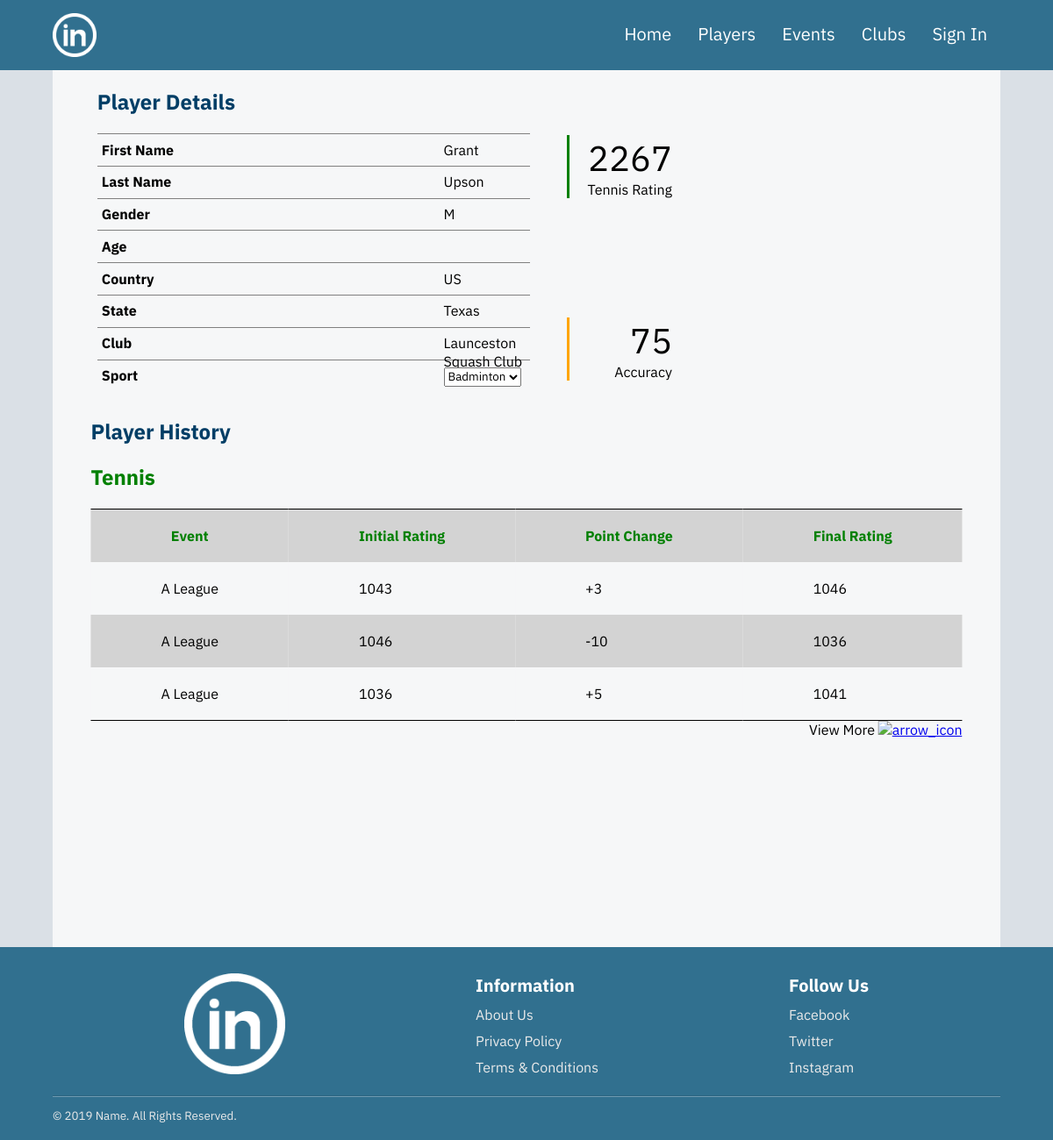
The page /profile.php on the database as committed earlier.
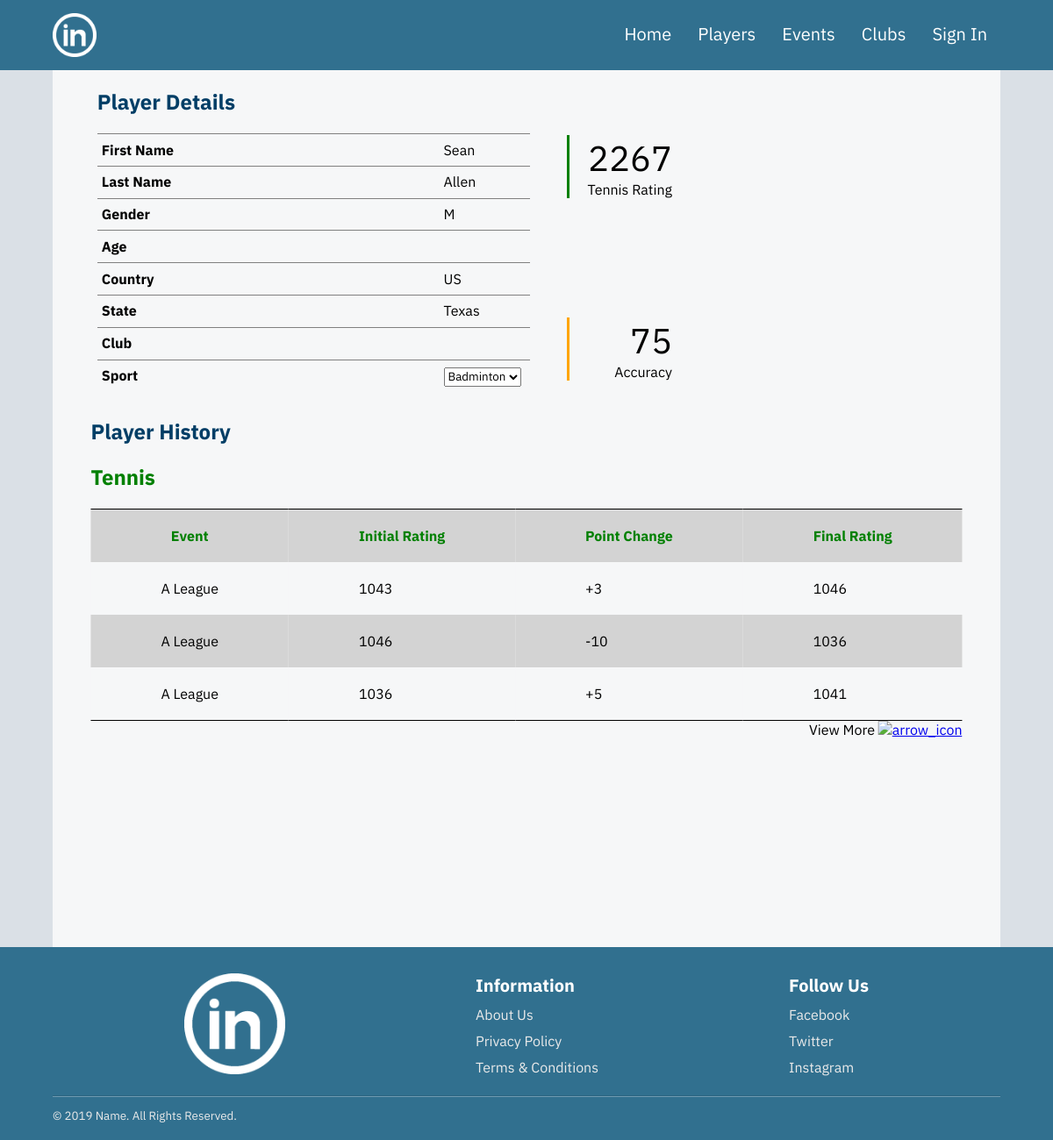
The same page on the database as committed later.
### tables this page shows
CREATE TABLE IF NOT EXISTS `player` (
  `player_id` INT NOT NULL UNIQUE AUTO_INCREMENT,
  `given_name` VARCHAR(45) NOT NULL,
  `family_name` VARCHAR(45) NOT NULL,
  `gender` VARCHAR(1) NOT NULL CHECK (gender in ('M', 'F')),
  `date_of_birth` DATETIME NOT NULL,
  `email` VARCHAR(45) NOT NULL UNIQUE,
  `last_played` DATETIME NOT NULL,
  `receive_emails` VARCHAR(1) NOT NULL DEFAULT 'Y'  CHECK (receive_emails IN ('Y', 'N')),
  `country_id` INT NOT NULL,
  `state_id` INT NOT NULL,
  PRIMARY KEY (`player_id`),
  FOREIGN KEY (`country_id`) REFERENCES country(country_id),
  FOREIGN KEY (`state_id`) REFERENCES state(state_id)
);

CREATE TABLE IF NOT EXISTS `club` (
  `club_id` INT NOT NULL UNIQUE AUTO_INCREMENT,
  `name` VARCHAR(45) NOT NULL UNIQUE,
  `country_id` INT NOT NULL,
  `state_id` INT NOT NULL,
  PRIMARY KEY (`club_id`),
  FOREIGN KEY (`country_id`) REFERENCES country(country_id),
  FOREIGN KEY (`state_id`) REFERENCES state(state_id)
);

### classes/database.php (called while the page is built)
<?php
class Database
{
	private $connection;
	public function __construct()
	{
		$configuration = parse_ini_file("./configurations/config.ini");
		try
		{
			$dsn = "mysql:host=".$configuration["hostname"].";dbname=".$configuration["databaseName"].";charset=".$configuration["charset"];
			$this->connection = new PDO($dsn, $configuration["username"], $configuration["password"]);
			$this->connection->setAttribute(PDO::ATTR_ERRMODE, PDO::ERRMODE_EXCEPTION);
		}
		catch(PDOException $exception)
		{
			echo "Database connection failed. Contact the server administrator";
		}
	}
	public function query($query, $parameters = NULL)
	{
		try
		{
			$result = $this->connection->prepare($query);
			$result->execute($parameters);
		}
		catch(PDOException $exception)
		{
		}
		return $result;
	}
}
?>

### includes/initialize.php (called while the page is built, shortened)
<?php
    require("./classes/database.php");
    require("./classes/account.php");
    require("./classes/content-manager.php");
    $database = new Database();
    $account = new Account($database);
    $contentManager = new ContentManager($database);
?>

### classes/account.php (called while the page is built, shortened)
<?php
class Account
{
	private $loggedIn = false;
	public function isLoggedIn()
	{
		return $this->loggedIn;
	}
}
?>

### classes/content-manager.php (called while the page is built, shortened)
<?php
class ContentManager
{
	private $database;
	public function __construct($database)
	{
		$this->database = $database;
	}
	public function getSpecificPlayerInformation($player_id)
	{
		$query = "SELECT * FROM player WHERE player_id = ? ";
		$result = $this->database->query($query, [$player_id])->fetch();
		return $result;
	}
	public function getPlayerClub($player_id)
	{
		$query = "select club.name FROM club INNER JOIN membership on membership.club_id = club.club_id WHERE player_id = ? ";
		$result = $this->database->query($query, [$player_id])->fetch();
		return $result;
	}
}
?>

### profile.php (the view, shortened to what this page needs)
<?php
  include("./includes/header.php");
  include("./includes/navigation.php");
  if(isset($_SESSION["profile-id"]))
  {
      $playerId = $_SESSION["profile-id"];
      $playerInfo = $contentManager->getSpecificPlayerInformation($playerId);
      $playerClub = $contentManager->getPlayerClub($playerId);
  }
?>
<article>
  <div class="player-details-border">
    <h1>Player Details</h1>
    <ul class="player-bio-list">
      <li id="player-bio-row">
      	<span id="player-bio-row-heading"><b>First Name</b></span>
      	<span id="player-bio-row-value"> <?php echo $playerInfo["given_name"]; ?> </span>
      </li>
      <li id="player-bio-row">
      	<span id="player-bio-row-heading"><b>Last Name</b></span>
      	<span id="player-bio-row-value"> <?php echo $playerInfo["family_name"]; ?> </span>
      </li>
      <li id="player-bio-row">
      	<span id="player-bio-row-heading"><b>Gender</b></span>
      	<span id="player-bio-row-value"> <?php echo $playerInfo["gender"]; ?> </span>
      </li>
      <li id="player-bio-row">
      	<span id="player-bio-row-heading"><b>Age</b></span>
      </li>
      <li id="player-bio-row">
      	<span id="player-bio-row-heading"><b>Country</b></span>
      	<span id="player-bio-row-value">US</span>
      </li>
      <li id="player-bio-row">
      	<span id="player-bio-row-heading"><b>State</b></span>
      	<span id="player-bio-row-value">Texas</span>
      </li>
      <li id="player-bio-row">
      	<span id="player-bio-row-heading"><b>Club</b></span>
      	<span id="player-bio-row-value"> <?php echo $playerClub["name"]; ?> </span>
      </li>
      <li id="player-bio-row">
      	<span id="player-bio-row-heading"><b>Sport</b></span>
      	<span id="player-bio-row-value">
      		<select class="select-sport-menu">
      			<option id="select-sport-option">Badminton</option>
      		</select>
      	</span>
      </li>
    </ul>
    <div class="rating-border">
 	  <div class="mean-border">
	    <div id="side-colour-mean">&nbsp</div>
		  <p id="mean-value">2267</p>
		  <p>Tennis Rating</p>
      </div>
	  <div class="sd-border">
	    <div id="side-colour-sd">&nbsp</div>
		  <p id="sd-value">75</p>
		  <p>Accuracy</p>
	  </div>
	</div>
  </div>
  <div class="player-history-border">
    <h1>Player History</h1>
    <h2>Tennis</h2>
    <table class="player-history-table" border="0">
      <tr id="odd-row">
        <th>Event</th>
        <th>Initial Rating</th>
        <th>Point Change</th>
        <th>Final Rating</th>
      </tr>
      <tr id="even-row">
        <td>A League</td>
        <td>1043</td>
        <td>+3</td>
        <td>1046</td>
      </tr>
      <tr id="odd-row">
        <td>A League</td>
        <td>1046</td>
        <td>-10</td>
        <td>1036</td>
      </tr>
      <tr id="even-row">
        <td>A League</td>
        <td>1036</td>
        <td>+5</td>
        <td>1041</td>
      </tr>
    </table>
    <div id="player-history-view-more">
      <span>View More</span>
      <a href="#"><img alt="arrow_icon"></a>
    </div>
  </div>
</article>
<?php
  include("./includes/footer.php");
?>

### includes/header.php (shortened to what this page needs)
<?php
    require("./includes/initialize.php");
?>
<!DOCTYPE html>
<html lang="en">
<head>
  <link rel="stylesheet" href="./resources/css/styles.css">
  <link rel="stylesheet" href="./resources/css/jquery-ui.min.css">
</head>
<body>

### includes/navigation.php (shortened to what this page needs)
<header>
  <nav>
    <div class="nav-menu-logo">
      <a href="./index.php">
        <img src="./resources/images/logo.png" alt="">
      </a>
    </div>
    <div class="nav-menu-links">
      <a href="./index.php">home</a>
      <a href="./players.php">players</a>
      <a href="./events.php">events</a>
      <a href="./clubs.php">clubs</a>
      <a href="#" class="nav-sign-in-button" onclick="toggleDropdownMenu()">
        <?php
          if(!$account->isLoggedIn())
          {
            echo "Sign In";
          }
          else
          {
            echo "Account";
          }
        ?>
      </a>
   </nav>
</header>

### includes/footer.php (shortened to what this page needs)
<footer>
  <div class="footer-container">
    <div class="footer-top-content">
     <div class="footer-logo">
        <a href="./index.php">
          <img src="./resources/images/logo.png" alt="">
        </a>
      </div>
      <div class="footer-information">
        <h2 class="footer-heading">Information</h2>
        <a href="./about-us.php">About Us</a>
        <a href="./privacy-policy.php">Privacy Policy</a>
        <a href="./terms-and-conditions.php">Terms & Conditions</a>
      </div>
      <div class="footer-social-media">
        <h2 class="footer-heading">Follow Us</h2>
        <a href="www.facebook.com">Facebook</a>
        <a href="www.twitter.com">Twitter</a>
        <a href="www.instagram.com">Instagram</a>
      </div>
    </div>
    <div class="footer-bottom-content">
      <hr/>
      <small>&copy; <?php echo date('Y'); ?> Name. All Rights Reserved.</small>
    </div>
  </div>
</footer>
</body>
</html>

### resources/css/styles.css (style rules this page uses)
* { margin: 0; padding: 0; box-sizing: border-box; font-family: 'IBM Plex Sans', sans-serif; }
:root { --primary-color: #31708F; --primary-color-light: #89C5E8; --primary-color-dark: #1E4D69; --secondary-color: #4F85A5; --secondary-color-light: #F9E352; --secondary-color-dark: #003e66; --tertiary-color: #8FC1E2; --tertiary-color-light: green; --tertiary-color-dark: green; --text-light: white; --text-medium: #eaeaea; --text-dark: #242A36; --form-background: white; --form-input-background: #F4F4F4; --form-input-border: #DEDEDE; --link-light: #7EBBDA; --link-dark: #6693c4; --content-background-color: #F6F7F8; --body-color: #DAE0E6; --font-small: 16px; --font-medium: 20px; --font-large: 40px; --font-extra-large: 60px; }
body { background-color: var(--body-color); }
article { height: 1000px; width: 1080px; margin: 0 auto; background-color: var(--content-background-color); }
header { display: flex; background: var(--primary-color); width: 100%; height: 80px; margin: 0px 0px 0px 0px; }
nav { height: 100%; width: 1080px; margin: auto; position: relative; }
.nav-menu-links a { color: var(--text-light); text-decoration: none; text-transform: capitalize; font-size: var(--font-medium); cursor: pointer; height: 80px; display: inline-flex; padding: 25px 15px 25px 15px; }
.nav-menu-logo img { height: 50px; width: 50px; float: left; margin: 15px 0px 15px 0px; }
.nav-menu-logo { height: 100%; float: left; }
.nav-menu-links { height: 80px; display: inline-flex; float: right; }
.player-details-border { width: 658px; display: inline-block; position: relative; left: 4.7%; margin-bottom: 30px; margin-top: 20px; }
.player-details-border h1 { color: var(--secondary-color-dark); margin-bottom: 20px; }
.player-bio-list { position: relative; list-style: none; line-height: 1.3; display: inline-block; width: 75%; }
#player-bio-row { padding: 7.5px 5px; border-top: 1px solid grey; }
#player-bio-row-value { position: absolute; left: 80%; }
.rating-border { display: inline-block; position: relative; height: 280px; width: 20%; margin-left: 4%; }
.mean-border { position: absolute; top: 0; right: 0; text-align: right; width: 120px; }
#side-colour-mean { width: 3px; position: absolute; bottom: 0; top: 0; background-color: var(--tertiary-color-dark); }
#mean-value { font-size: var(--font-large); }
.sd-border { position: absolute; bottom: 0; right: 0; text-align: right; width: 120px; }
#side-colour-sd { width: 3px; position: absolute; bottom: 0; top: 0; background-color: orange; }
#sd-value { font-size: var(--font-large); }
.player-history-border { display: inline-block; position: relative; left: 50%; transform: translate(-50%, 0); }
.player-history-border h1 { color: var(--secondary-color-dark); margin-bottom: 20px; }
.player-history-border h2 { color: var(--tertiary-color-dark); margin-bottom: 20px; }
.player-history-table { margin-top: 20px; border-top: 1px solid black; border-bottom: 1px solid black; border-collapse: collapse; }
.player-history-table th { padding: 20px 80px; color: var(--tertiary-color-dark); }
.player-history-table td { padding: 20px 80px; }
#odd-row { background-color: lightgrey; }
#even-row { background-color: var(--content-background-color); }
#player-history-view-more { float: right; }
footer { background-color: var(--primary-color); height: 220px; width: 100%; font-size: var(--font-small); }
footer a { display: block; text-decoration: none; color: var(--text-medium); margin: 0px 0px 10px 0px; }
.footer-container { height: inherit; width: 1080px; margin: 0 auto; }
.footer-container h2 { font-size: var(--font-medium); color: var(--text-light); margin: 0px 0px 10px 0px; }
.footer-top-content { width: 100%; display: inline-flex; margin: 30px 0px 10px 0px; }
.footer-logo { display: block; width: auto; margin: 0 auto; margin-left: 150px; }
.footer-logo img { height: 115px; width: 115px; }
.footer-information { display: block; width: auto; }
.footer-social-media { display: block width: auto; margin: 0 auto; margin-right: 150px; }
.footer-bottom-content { display: block; width: 100%; }
.footer-bottom-content hr { margin: 0px 0px 10px 0px; border: 0; height: 0; border-top: 1px solid rgba(0, 0, 0, 0.1); border-bottom: 1px solid rgba(255, 255, 255, 0.3); }
.footer-bottom-content small { color: var(--text-medium); }

Rows that differ between the two databases and show on the page:
no longer on this page (row unchanged): club: name "Launceston Squash Club"
changed player: given_name "Grant" → "Sean"; family_name "Upson" → "Allen"
